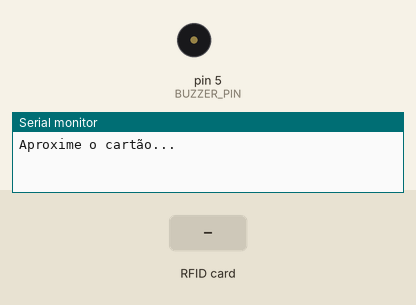
Simulated run of this sketch. Board: Arduino Uno, built with avr-gcc and run on an emulated ATmega328P. Parts: buzzer (waves = sounding), the last lines printed to the serial monitor. Inputs (shaded band) come from the test bench.

Above: at 1.2 s.
1.3 s: RFID card 57 30 78 63 held to the reader
At 1.7 s:
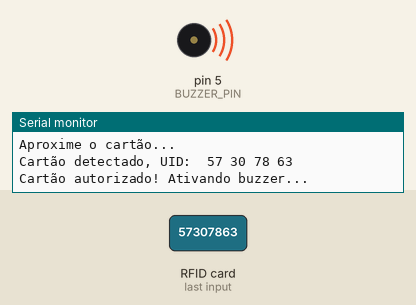
3.3 s: RFID card 5E 7A 19 C4 held to the reader
Timing chart, 0 to 6.3 s (numbered marks = the images above; inputs shaded):
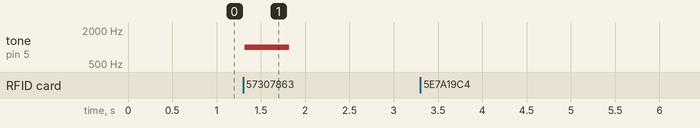

The sketch:

cartao-buzzer.ino
```cpp
#include <SPI.h>
#include <MFRC522.h>

#define RST_PIN  9
#define SS_PIN   10
#define BUZZER_PIN 5  // Pino onde o buzzer está conectado

MFRC522 mfrc522(SS_PIN, RST_PIN);
byte authorizedUID[] = {0x57, 0x30, 0x78, 0x63};  // UID do cartão autorizado

void setup() {
    Serial.begin(9600);
    SPI.begin();
    mfrc522.PCD_Init();
    pinMode(BUZZER_PIN, OUTPUT);
    digitalWrite(BUZZER_PIN, LOW);  // Garante que o buzzer comece desligado
    Serial.println("Aproxime o cartão...");
}

void loop() {
    if (!mfrc522.PICC_IsNewCardPresent() || !mfrc522.PICC_ReadCardSerial()) return;

    Serial.print("Cartão detectado, UID: ");
    dump_byte_array(mfrc522.uid.uidByte, mfrc522.uid.size);
    Serial.println();

    if (isAuthorized(mfrc522.uid.uidByte, mfrc522.uid.size)) {
        Serial.println("Cartão autorizado! Ativando buzzer...");
        tone(BUZZER_PIN, 1000, 500);  // Toca um beep de 500ms
    } else {
        Serial.println("Cartão não autorizado.");
    }

    mfrc522.PICC_HaltA();  // Para a comunicação com o cartão
    mfrc522.PCD_StopCrypto1();
}

// Verifica se o UID do cartão corresponde ao autorizado
bool isAuthorized(byte *uid, byte size) {
    if (size != sizeof(authorizedUID)) return false;
    for (byte i = 0; i < size; i++) {
        if (uid[i] != authorizedUID[i]) return false;
    }
    return true;
}

// Função para imprimir o UID na serial
void dump_byte_array(byte *buffer, byte bufferSize) {
    for (byte i = 0; i < bufferSize; i++) {
        Serial.print(buffer[i] < 0x10 ? " 0" : " ");
        Serial.print(buffer[i], HEX);
    }
}
```

Measured:
- after the input at 1.3 s, tone on pin 5 (BUZZER_PIN): silent → 1000 Hz at once, → silent 0.50 s later
